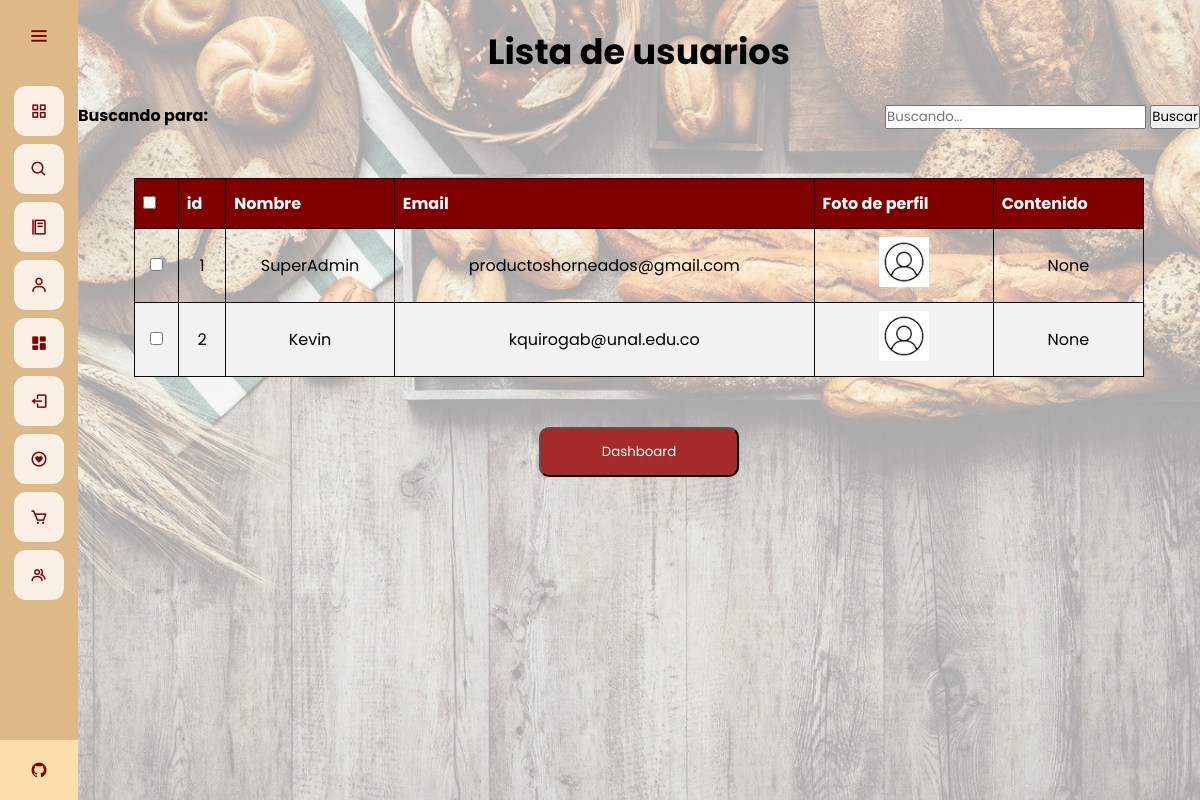
The page /admin-dash/editar-usuario (signed in) on the database as committed earlier.
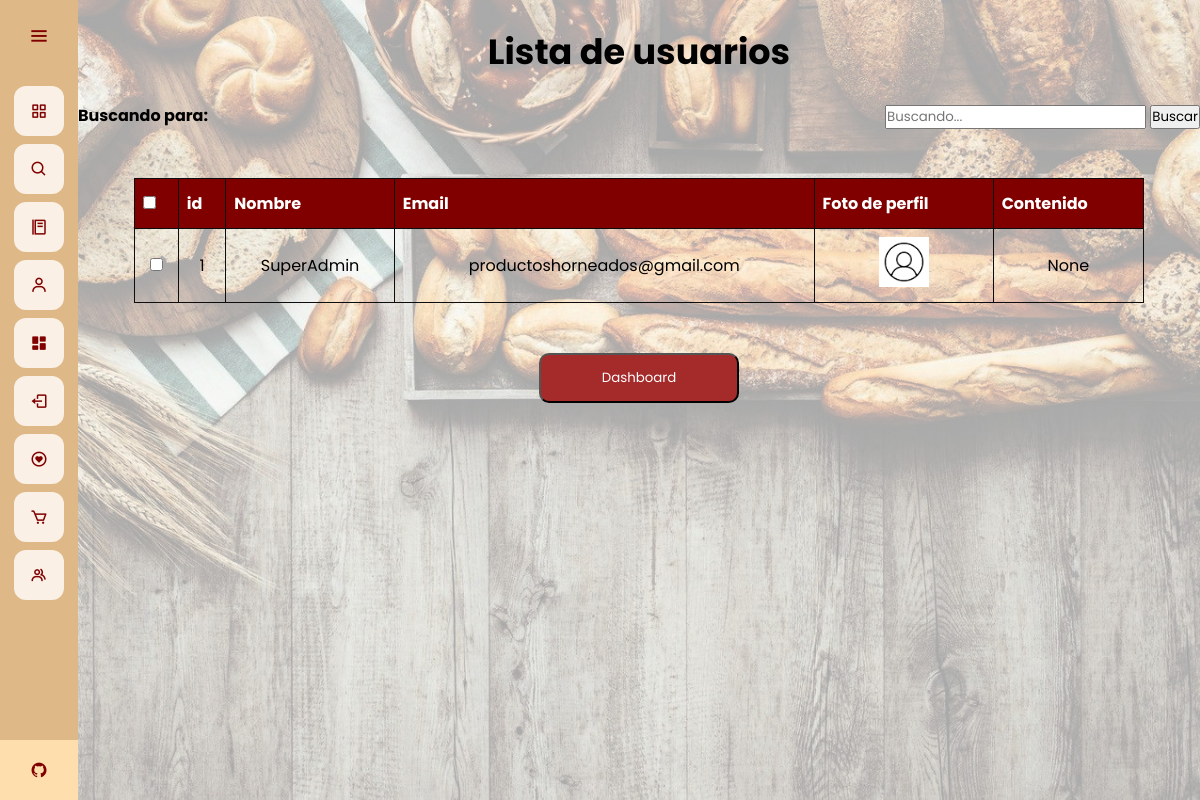
The same page on the database as committed later.
### app.py (models this page shows)
class User(database.Model, UserMixin):
	id = database.Column(database.Integer, primary_key=True)
	email = database.Column(database.String(30), unique=True)
	username = database.Column(database.String(20), nullable=False, unique=True)
	password = database.Column(database.String(80), nullable=False)
	profile_pic = database.Column(database.String(40), nullable=False, default='default.jpg')
	bio_content = database.Column(database.String(1000))
	verified = database.Column(database.Boolean(), default=False)
	commenter = database.relationship('Comment', backref='commenter', lazy='dynamic')
	wish = database.relationship('Wish', backref='liker', lazy='dynamic')

### app.py (the view)
@app.route("/admin-dash/editar-usuario", methods=['GET','POST'])
@login_required
def lista_usuario():
	if current_user.username == "SuperAdmin":
		pages = 5
		users = User.query.filter().all()
		if request.method == 'POST' and 'tag' in request.form:
			tag = request.form["tag"]
			search = "%{}%".format(tag)
			users = User.query.filter(User.username.like(search))
			return render_template("edituser.html", users = users, tag = tag)
		return render_template("listuser.html", users = users)
	else:
		return redirect(url_for('home'))

### app.py (called while the page is built)
@login_manager.user_loader
def load_user(user_id):
	return User.query.get(int(user_id))

@app.before_request
def make_session_permanent():
    session.permanent = True

### templates/listuser.html (shortened to what this page needs)
{% extends 'base.html' %}
{% block style %}
<link rel="stylesheet" href="{{ url_for('static', filename='css/style_listuser.css') }}">
{% endblock %}
{% block content %}
<br>
<h1 class = "title">
    Lista de usuarios
</h1>
<br>
<div class="container">
    <div class="tabsearch">
        <div class="tag-1">
            <strong>
                Buscando para: {{ tag }}
            </strong>
        </div>
        <div class="form-1">
            <form action="" method="POST" autocomplete="on">
                <input type="text" class="form-control" name="tag" id="tag" placeholder="Buscando..." />
                <input type="submit" value="Buscar" class="form-control btn btn-primary " name="">
            </form>
        </div>
    </div>
    <br>
    <br>
    <br>
    <div class="table-div">
        <table id="tableu" class="tableu" style="width: 90%">
            <thead>
                <tr>
                    <th>
                        <input type="checkbox" onclick="checkAll(this)">
                    </th>
                    <th>id</th>
                    <th>Nombre</th>
                    <th>Email</th>
                    <th>Foto de perfil</th>
                    <th>Contenido</th>
                </tr>
            </thead>
            <br>
            <tbody>
                {% for user in users %}
                <tr>
                    <td><input type="checkbox" name="user"></td>
                    <td>{{ user.id }}</td>
                    <td>{{ user.username }}</td>
                    <td>{{ user.email }}</td>
                    <td><img src="{{ url_for('static', filename='profile_pics/'+ user.profile_pic) }}" alt="" class="images">
                    </td>
                    <td>{{ user.bio_content }}</td>
                </tr>
                {% endfor %}
            </tbody>
        </table>
    </div>
</div>
<br>
<br>
<div class="other">
    <a href="{{url_for('dashboard')}}">
        <button type="button" class="buttond">
            Dashboard
        </button>
    </a>
</div>
{% endblock %}

Rows that differ between the two databases and show on the page:
removed User: id "2", username "Kevin", email "kquirogab@unal.edu.co", profile_pic (placeholder picture), bio_content "None"
